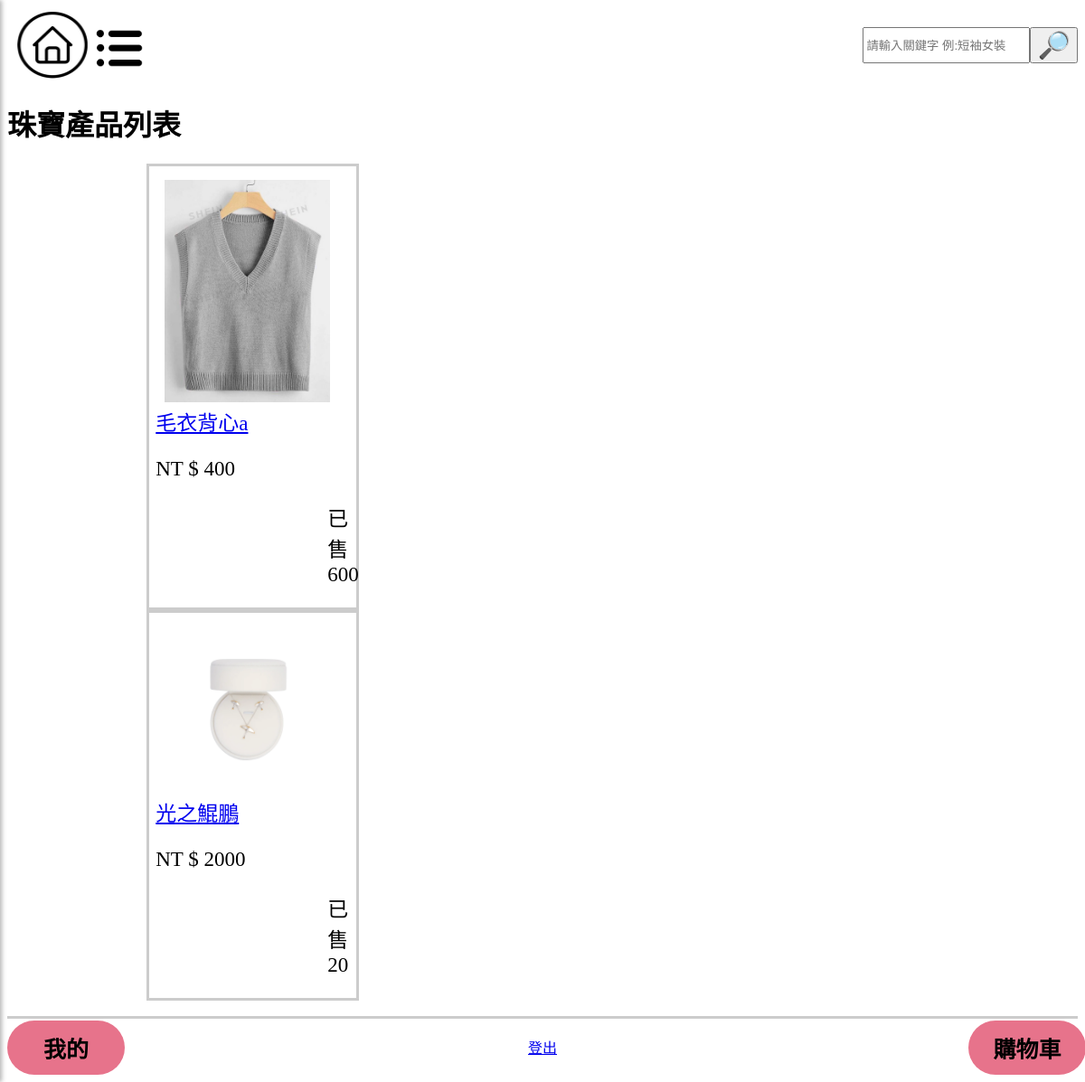
The page /jewelry/ on the database as committed earlier.
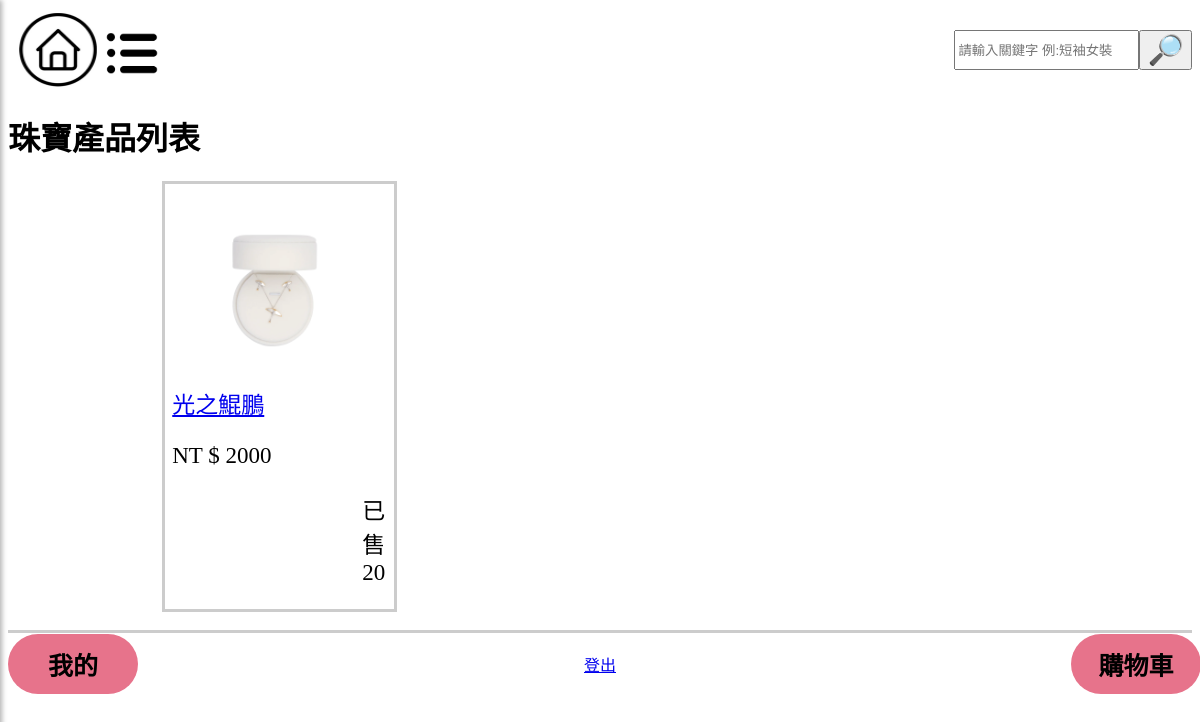
The same page on the database as committed later.
### mysite/models.py (models this page shows, shortened)
class Product(models.Model):
    name = models.CharField(max_length=100)
    image = models.ImageField(upload_to='product_images/', default='default.jpg')  # 定義默認值
    price = models.CharField(max_length=20,default='0')
    color = models.CharField(max_length=20,default='商品顏色')
    description = models.TextField()
    quantity = models.IntegerField(default=0)
    category = models.CharField(max_length=10,default="man")

### mysite/views.py (the view)
# urls.py: path('jewelry/',mv.jewelry,name="jewelry"),
def jewelry(request):
    jewelrys_products = Product.objects.filter(category='jewelry')
    return render(request, 'jewelry.html', {'jewelrys_products': jewelrys_products})

### templates/jewelry.html
{% extends "home.html" %}
{% load static %}
{% block content %}
    <h1>珠寶產品列表</h1>
    <link rel="stylesheet" href="{% static 'css/main.css' %}">
    <ul>
        {% if jewelrys_products %}
            {% for product in jewelrys_products %}
            <div class="fyp-b">
                {% if product.image %}
                    <img id="fyp-p" src="{{ product.image.url }}" alt="{{ product.name }}">
                {% else %}
                    <p>No image available</p>
                {% endif %}
                <div class="fyp-1t">
                    <a href='/product/{{ product.id }}'>{{product.name }}</a>
                    <p>NT $ {{ product.price }}</p>
                    <p id="sell{{ forloop.counter }}">已售 {{ product.quantity }}</p>
                </div>
            </div>
            {% endfor %}
        {% else %}
            <li>目前沒有相關產品上架喔</li>
        {% endif %}
    </ul>
{% endblock %}

Rows that differ between the two databases and show on the page:
no longer on this page (row edited): Product: image (picture), name "毛衣背心a", price "400", quantity "600"
